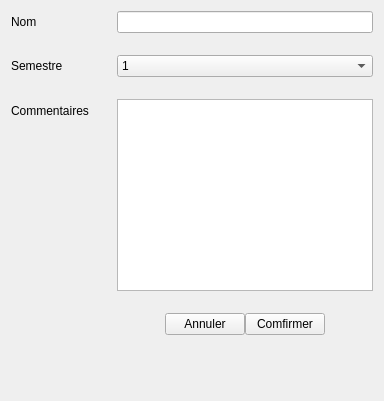
                   <widget class="QWidget" name="tabUE">
                    <attribute name="icon">
                     <iconset>
                      <normaloff>resources/images/icons8-compose-24.png</normaloff>resources/images/icons8-compose-24.png</iconset>
                    </attribute>
                    <attribute name="title">
                     <string>UE</string>
                    </attribute>
                    <layout class="QHBoxLayout" name="horizontalLayout_13">
                     <item>
                      <layout class="QFormLayout" name="formLayout_5">
                       <property name="horizontalSpacing">
                        <number>28</number>
                       </property>
                       <property name="verticalSpacing">
                        <number>22</number>
                       </property>
                       <item row="0" column="0">
                        <widget class="QLabel" name="ueNomLabel">
                         <property name="text">
                          <string>Nom</string>
                         </property>
                        </widget>
                       </item>
                       <item row="0" column="1">
                        <widget class="QLineEdit" name="ueNomEdit"/>
                       </item>
                       <item row="4" column="1">
                        <spacer name="verticalSpacer_11">
                         <property name="orientation">
                          <enum>Qt::Vertical</enum>
                         </property>
                         <property name="sizeHint" stdset="0">
                          <size>
                           <width>20</width>
                           <height>33</height>
                          </size>
                         </property>
                        </spacer>
                       </item>
                       <item row="2" column="1">
                        <widget class="QPlainTextEdit" name="ueNoteEdit"/>
                       </item>
                       <item row="2" column="0">
                        <widget class="QLabel" name="ueNoteLabel">
                         <property name="text">
                          <string>Commentaires</string>
                         </property>
                        </widget>
                       </item>
                       <item row="3" column="1">
                        <layout class="QHBoxLayout" name="horizontalLayout_22">
                         <item>
                          <spacer name="horizontalSpacer_11">
                           <property name="orientation">
                            <enum>Qt::Horizontal</enum>
                           </property>
                           <property name="sizeHint" stdset="0">
                            <size>
                             <width>40</width>
                             <height>20</height>
                            </size>
                           </property>
                          </spacer>
                         </item>
                         <item>
                          <widget class="QPushButton" name="btnAnnulerUE">
                           <property name="text">
                            <string>Annuler</string>
                           </property>
                           <property name="icon">
                            <iconset>
                             <normaloff>resources/images/icons8-close-48.png</normaloff>resources/images/icons8-close-48.png</iconset>
                           </property>
                          </widget>
                         </item>
                         <item>
                          <widget class="QPushButton" name="btnComfirmUE">
                           <property name="text">
                            <string>Comfirmer</string>
                           </property>
                           <property name="icon">
                            <iconset>
                             <normaloff>resources/images/icons8-save-all-48.png</normaloff>resources/images/icons8-save-all-48.png</iconset>
                           </property>
                          </widget>
                         </item>
                         <item>
                          <spacer name="horizontalSpacer_12">
                           <property name="orientation">
                            <enum>Qt::Horizontal</enum>
                           </property>
                           <property name="sizeHint" stdset="0">
                            <size>
                             <width>40</width>
                             <height>20</height>
                            </size>
                           </property>
                          </spacer>
                         </item>
                        </layout>
                       </item>
                       <item row="1" column="1">
                        <widget class="QComboBox" name="comboBox_6">
                         <item>
                          <property name="text">
                           <string>1</string>
                          </property>
                         </item>
                         <item>
                          <property name="text">
                           <string>2</string>
                          </property>
                         </item>
                         <item>
                          <property name="text">
                           <string>3</string>
                          </property>
                         </item>
                         <item>
                          <property name="text">
                           <string>4</string>
                          </property>
                         </item>
                         <item>
                          <property name="text">
                           <string>5</string>
                          </property>
                         </item>
                         <item>
                          <property name="text">
                           <string>6</string>
                          </property>
                         </item>
                        </widget>
                       </item>
                       <item row="1" column="0">
                        <widget class="QLabel" name="label_7">
                         <property name="text">
                          <string>Semestre</string>
                         </property>
                        </widget>
                       </item>
                      </layout>
                     </item>
                    </layout>
                   </widget>
